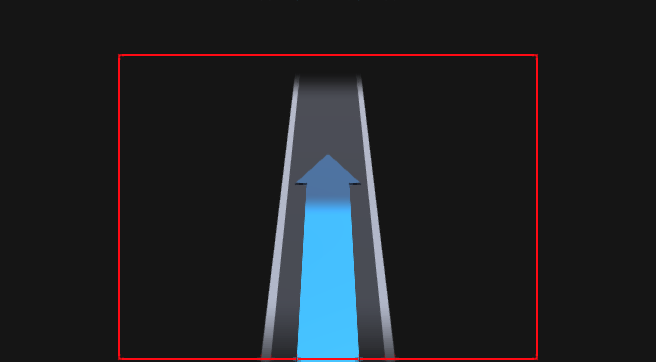
#> input picture output/lane-road-aligned/18-crop-source.png, 656 x 362 px, given in place of 00-crop.ppm, which was not available
$ python capture.py
#> lines starting #> are read from the running program, lines starting #| are printed output that depends on the picture; pictures that were not available may be replaced by others from this repository, and a replacement may not be noted
#!/usr/bin/env python3
"""Capture the actual GLES-compatible preview and assemble review sheets."""
from pathlib import Path
import hashlib
import json
import subprocess
from PIL import Image, ImageDraw, ImageFont, ImageChops, ImageStat

ROOT = Path(__file__).resolve().parents[2]
OUT = ROOT / 'output/lane-road-aligned'
TITLES = [
    ('Съезд справа', '4 полосы · одна предпочтительная'),
    ('Съезд из двух полос', '5 полос · допустимая + предпочтительная'),
    ('Четвёртая от левого края', '8 полос · все полосы до настоящего края видны'),
    ('Правый край широкой дороги', '8 полос · скрыты полосы слева'),
    ('Поворот налево', '5 полос · запас для наконечника'),
    ('Неизвестные направления', '±1000 слева · справа две поворачивающие, одна рекомендована'),
    ('Нет рекомендации', 'не назначаем полосу самостоятельно'),
    ('Рекомендации по разным краям', 'один настоящий край · продолжение с другой стороны'),
    ('Две полосы налево', 'общее ответвление · две полосы и внешний белый край'),
    ('Три полосы налево', 'широкое ответвление · разделители продолжаются в поворот'),
    ('Три налево — средняя основная', 'продолжается в средней · не прижимаем маршрут к краю'),
    ('Три налево — правая основная', 'продолжается в правой · порядок полос сохранён'),
    ('Прямо и направо из одной полосы', 'общее открытое пересечение · обводка под прямой дорогой'),
    ('Защита: пересечение прямой полосы', 'обычный манёвр · направление внешней полосы не меняем'),
    ('Защита: неизвестная внешняя полоса', 'обычный манёвр · не предполагаем разрешённый поворот'),
    ('Защита: неполный список', 'обычный манёвр · нет подтверждения полного набора'),
    ('Защита: пропуск позиции', 'обычный манёвр · не придумываем отсутствующую полосу'),
    ('Защита: другой манёвр', 'стрелка берётся из манёвра · противоречивые полосы не привязываем'),
    ('Без полос: прямо', 'обычный манёвр — полноценный режим'),
    ('Без полос: поворот и боковые дороги', 'ветви независимого манёвра сохраняются'),
    ('Без полос: резкий левый', 'исходная форма и подъём на пересечении'),
    ('Без полос: резкий правый', 'исходная форма и подъём на пересечении'),
    ('Без полос: разворот налево', 'полная геометрия обычного манёвра'),
    ('Без полос: разворот направо', 'полная геометрия обычного манёвра'),
    ('Без полос: круг RHT', 'полный круг и боковые дороги'),
    ('Без полос: круг LHT', 'полный круг и боковые дороги'),
    ('Без полос: съезд', 'продолжение основной дороги'),
    ('Без полос: слияние', 'исходное семейство манёвра'),
    ('Без полос: смена полосы', 'без выдуманной многополосной дороги'),
    ('Без полос: прибытие', 'кольцо и флаг назначения'),
    ('Без полос: выезд с круга', 'исходное семейство манёвра'),
    ('Нет манёвра', 'очистка содержимого'),
    ('Без полос: плавный правый', 'тот же стиль, без дорожной разметки'),
]

def main():
    OUT.mkdir(parents=True, exist_ok=True)
    subprocess.run(['make', '-C', 'tools/lane-road-preview', 'all', 'test'], cwd=ROOT, check=True)
#> (this line was passed over: subprocess is not available in this run)
    binary = ROOT / 'build/lane-road-preview/preview'
    with (OUT / 'capture.log').open('w') as log, (OUT / 'renderer.log').open('w') as errors:
        subprocess.run([str(binary), '--capture', str(OUT)], cwd=ROOT,
                       stdout=log, stderr=errors, check=True, timeout=60)
#> (this line was passed over: subprocess is not available in this run)
    font_path = '/System/Library/Fonts/Supplemental/Arial.ttf'
    title_font = ImageFont.truetype(font_path, 23)
    body_font = ImageFont.truetype(font_path, 16)
    small_font = ImageFont.truetype(font_path, 13)
    sheet = Image.new('RGB', (1120, 132+len(TITLES)*276), '#11161d')
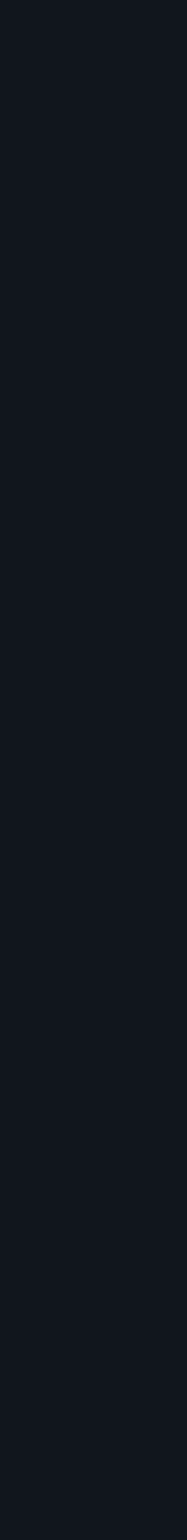
#> sheet: PIL image 1120x9240 RGB (shown at 1/6 size); mean R, G, B 17, 22, 29
    d = ImageDraw.Draw(sheet)
    d.text((24,18), 'LANE ROAD / нативный визуальный эксперимент', font=title_font, fill='#dbe7f2')
    d.text((24,55), 'Схематичные данные · реальный OpenGL, материалы и стрелка maneuver_render', font=body_font, fill='#8393a5')
    d.text((510,97), 'Обрезка 210 × 153', font=body_font, fill='#9cacbc')
    d.text((824,97), 'Полная зона 328 × 180', font=body_font, fill='#9cacbc')
    captures = []
    for c, (title, subtitle) in enumerate(TITLES):
        y = 132+c*276
        d.line((24,y,1096,y), fill='#26303c')
        d.text((24,y+27), f'{c+1:02d}  {title}', font=body_font, fill='#e3edf5')
        # Keep descriptive text within its column.
        words=subtitle.split(); line=''; yy=y+59
        for word in words:
            if d.textlength(line+' '+word,font=small_font)>400:
                d.text((24,yy),line,font=small_font,fill='#879aaa');yy+=20;line=word
            else: line=(line+' '+word).strip()
#> after the loop, line = '4 полосы · одна предпочтительная'; yy = 191
        d.text((24,yy),line,font=small_font,fill='#879aaa')
        for col, kind in enumerate(('crop', 'wide')):
            ppm = OUT / f'{c:02d}-{kind}.ppm'
            im = Image.open(ppm); width, height = im.size
#> in main, im is the input picture: PIL image 656x362 RGB; mean R, G, B 31.3, 33.1, 36.6
#> after `width, height = im.size`: width = 656; height = 362
            im.save(OUT/f'{c:02d}-{kind}-source.png')
            bounds = (59,27,269,180) if kind=='crop' else (0,0,328,180)
            im = im.crop(tuple(round(v*(width/328 if i%2==0 else height/181)) for i,v in enumerate(bounds)))
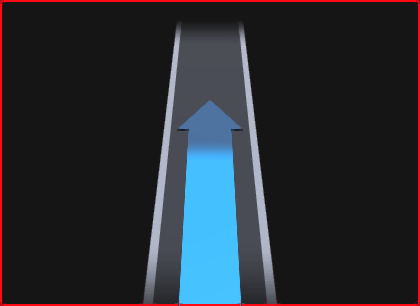
#> im: PIL image 420x306 RGB; mean R, G, B 39.9, 43.2, 49.5
            png=OUT/f'{c:02d}-{kind}.png';im.save(png)
            native=im.resize((210,153) if kind=='crop' else (328,180),Image.Resampling.LANCZOS)
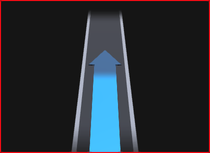
#> native: PIL image 210x153 RGB; mean R, G, B 39.9, 43.2, 49.5
            native.save(OUT/f'{c:02d}-{kind}-native.png')
            tile=im.copy();tile.thumbnail((304,236),Image.Resampling.LANCZOS)
#> after `tile.thumbnail((304, 236), Image.Resampling.LANCZOS)`:
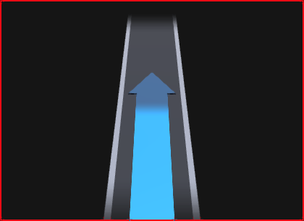
#> tile: PIL image 304x221 RGB; mean R, G, B 39.7, 43.2, 49.5
            sheet.paste(tile,(466+col*326+(304-tile.width)//2,y+20+(236-tile.height)//2))
            captures.append(dict(case=c,area=kind,png=png.name,source_rect=bounds))
            ppm.unlink()
#> pass 2 of the loop in main, `for c, (title, subtitle) in enumerate(TITLES):`:
#> y = 408
#> in main, `yy = y + 59`: yy = 467
#> after the loop in main, `for word in words:`: line = '5 полос · допустимая + предпочтительная'; yy = 467
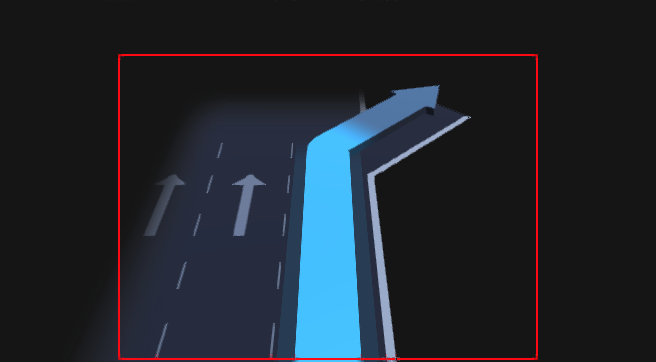
#> input picture output/lane-road-side-streets/00-crop-source.png, 656 x 362 px, given in place of 01-crop.ppm, which was not available
#> in main, im is the input picture: PIL image 656x362 RGB; mean R, G, B 32.2, 37.7, 45.5
#> im: PIL image 420x306 RGB
#> in main, `tile.thumbnail((304, 236), Image.Resampling.LANCZOS)`:
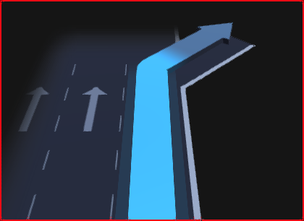
#> tile: PIL image 304x221 RGB; mean R, G, B 41.2, 51.4, 65.5
#> in main, `sheet.paste(tile,(466+col*326+(304-tile.width)//2,y+20+(236-tile.heigh..`:
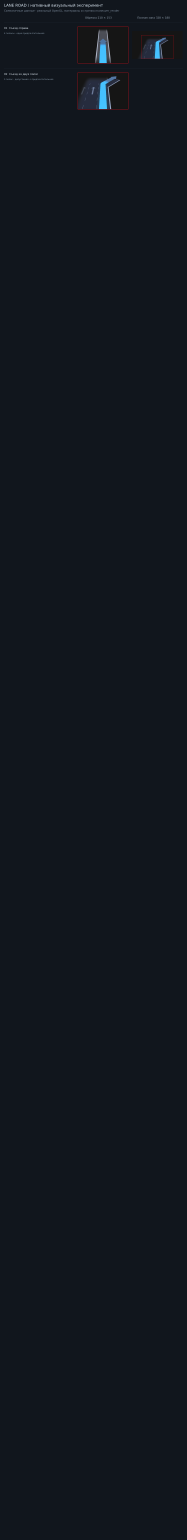
#> sheet: PIL image 1120x9240 RGB (shown at 1/6 size); mean R, G, B 17.5, 22.5, 29.6
    sheet.save(OUT/'comparison.png')
    hero=Image.new('RGB',(1000,530),'#11161d'); hd=ImageDraw.Draw(hero)
    for col,c in enumerate((1,3)):
        hd.text((25+col*500,15),TITLES[c][0],font=title_font,fill='#e3edf5')
        im=Image.open(OUT/f'{c:02d}-crop.png');im.thumbnail((480,420))
        hero.paste(im,(10+col*500+(480-im.width)//2,65))
    hd.text((25,496),'Яркая сплошная — настоящий край. Скрытая сторона продолжается и исчезает фейдом.',font=body_font,fill='#9bacbb')
    hero.save(OUT/'overview.png')
    framed=Image.new('RGB',(1384,914),'#11161d');fd=ImageDraw.Draw(framed)
    native=Image.new('RGB',(704,474),'#11161d');nd=ImageDraw.Draw(native)
    for i,c in enumerate((1,3,2,4)):
        x,y=20+(i%2)*682,20+(i//2)*442
        fd.text((x,y),TITLES[c][0],font=title_font,fill='#e3edf5')
        im=Image.open(OUT/f'{c:02d}-crop-source.png')
        assert im.size==(656,362), f'Expected stock Retina framebuffer, got {im.size}'
        framed.paste(im,(x,y+43))
        nx,ny=16+(i%2)*344,16+(i//2)*232
        nd.text((nx,ny),TITLES[c][0],font=small_font,fill='#e3edf5')
        native.paste(im.resize((328,181),Image.Resampling.LANCZOS),(nx,ny+25))
    fd.text((20,886),'Красная рамка: (59,27) 210×153 внутри исходного 328×181. Ширина стрелки и FOV сохранены.',font=body_font,fill='#9bacbb')
    framed.save(OUT/'framing.png');native.save(OUT/'native-size.png')
    def scene_interior(im):
        scale = im.width / 328
        return im.crop(tuple(round(v * scale) for v in (67,35,261,172)))
    # More physical lanes may appear near the distant external edge now. The
    # primary composition and common context inside the safe crop stay equal.
    a=scene_interior(Image.open(OUT/'00-crop-source.png'))
    b=scene_interior(Image.open(OUT/'03-crop-source.png'))
    assert ImageChops.difference(a,b).getbbox() is None, 'Common lane composition changed'
    # Both stages render the SAME complete source frame, including pavement
    # outside the small crop. Ignore only the diagnostic red-frame strokes and their FXAA footprint.
    for c in (0,1,2,3,4,5,7,8,9,10,11,12):
        a=Image.open(OUT/f'{c:02d}-crop-source.png')
        b=Image.open(OUT/f'{c:02d}-wide-source.png')
        diff=ImageChops.difference(a,b)
        scale=a.width/328
        dd=ImageDraw.Draw(diff)
        for box in ((55,23,63,181),(265,23,273,181),(55,23,273,31),
                    (55,176,273,181),(0,0,328,3),(0,177,328,181),
                    (0,0,3,181),(325,0,328,181)):
            dd.rectangle(tuple(round(v*scale) for v in box), fill=0)
        assert diff.getbbox() is None, f'Case {c}: source road paint changed with crop'
    frame_results=[]
    for line in (OUT/'capture.log').read_text().splitlines():
        if line.startswith('FRAME '):
            t=line.split();assert t[3]=='PASS',line
            frame_results.append(dict(case=int(t[1]),area=t[2],bounds=list(map(float,t[5:9])),
                                      camera=list(map(float,t[10:12])),visible_lanes=int(t[13]),
                                      secondary_width=float(t[15]),hidden_side=int(t[17]),mesh_hash=t[19]))
    assert len(frame_results)==2*len(TITLES)
    for c in range(len(TITLES)):
        small,wide=frame_results[c*2:c*2+2]
        for field in ('camera','secondary_width','mesh_hash'):
            assert small[field]==wide[field], f'Case {c}: stage changed {field}'
        assert all(r['hidden_side'] in (-1,0,1) for r in (small,wide))
        assert wide['visible_lanes']>=small['visible_lanes']
    # The packed eight-lane small stage has room for secondary context after
    # fitting the fixed primary composition. Do not fade immediately at lane 4.
    assert frame_results[2*2]['visible_lanes']>=5, 'Unused small-stage lane space'
    exits=[]
    for line in (OUT/'capture.log').read_text().splitlines():
        if line.startswith('EXIT '):
            t=line.split();exits.append(dict(case=int(t[1]),area=t[2],lanes=int(t[4]),glyph_clearance=float(t[6])))
    assert len(exits)==2*len(TITLES)
    for entry in exits:
        assert entry['glyph_clearance']>=.022-1e-5,entry
        assert entry['lanes']=={0:1,1:2,3:1,4:1,5:2,8:2,9:3,10:3,11:3,12:1}.get(entry['case'],0),entry
    for c in range(len(TITLES)):
        assert exits[c*2]['lanes']==exits[c*2+1]['lanes']
    heads=[]
    for line in (OUT/'capture.log').read_text().splitlines():
        if line.startswith('HEAD '):
            t=line.split();heads.append(dict(case=int(t[1]),area=t[2],minimum=float(t[4]),maximum=float(t[6])))
    assert len(heads)==2*len(TITLES)
    assert all(h['minimum']>=-.1301 and h['maximum']<=.1301 for h in heads)
    alpha=[]
    for line in (OUT/'capture.log').read_text().splitlines():
        if line.startswith('ALPHA '):
            t=line.split();alpha.append(dict(case=int(t[1]),area=t[2],invalid_pixels=int(t[4]),max_excess=int(t[6])))
    assert len(alpha)==2*len(TITLES)
    assert all(a['invalid_pixels']==0 and a['max_excess']<=2 for a in alpha), alpha
    safety=[]
    expected_reasons={6:3,13:7,14:7,15:1,16:2,17:5,**{c:1 for c in range(18,len(TITLES))}}
    for line in (OUT/'capture.log').read_text().splitlines():
        if line.startswith('SAFETY '):
            t=line.split();entry=dict(case=int(t[1]),area=t[2],reason=int(t[4]))
            assert entry['reason']==expected_reasons.get(entry['case'],0),entry
            safety.append(entry)
    assert len(safety)==2*len(TITLES)
    glyphs=[]
    for line in (OUT/'capture.log').read_text().splitlines():
        if line.startswith('GLYPH '):
            t=line.split();glyphs.append(dict(case=int(t[1]),area=t[2],lane=int(t[4]),geometry_hash=t[6]))
    for c in range(len(TITLES)):
        small={g['lane']:g['geometry_hash'] for g in glyphs if g['case']==c and g['area']=='crop'}
        wide={g['lane']:g['geometry_hash'] for g in glyphs if g['case']==c and g['area']=='wide'}
        for lane in small.keys() & wide.keys():
            assert small[lane]==wide[lane], f'Case {c}, lane {lane}: stage changed glyph geometry'
    for f in frame_results:
        if f['case'] in expected_reasons: assert f['visible_lanes']==0,f
    # Different rejected lane inputs must not affect the independent maneuver.
    for kind in ('crop','wide'):
        base=Image.open(OUT/f'13-{kind}.png')
        for c in (14,15,16):
            assert ImageChops.difference(base,Image.open(OUT/f'{c:02d}-{kind}.png')).getbbox() is None
    frames=[]
    for kind,title in (('crop','Малая зона'),('wide','Большая зона — та же стрелка')):
        canvas=Image.new('RGB',(696,422),'#11161d');cd=ImageDraw.Draw(canvas)
        cd.text((20,10),title,font=title_font,fill='#e3edf5')
        canvas.paste(Image.open(OUT/f'02-{kind}-source.png'),(20,50));frames.append(canvas)
    frames[0].save(OUT/'stage-stability.gif',save_all=True,append_images=frames[1:],duration=1100,loop=0)
    # Exercise actual intermediate GPU frames, including a left/right change
    # and lane-road -> safety fallback. Include fully idle frames after the
    # native light settles; both endpoints must exactly match settled scenes.
    transition_dir=OUT/'transition';transition_dir.mkdir(exist_ok=True)
    transitions=[]
    for current,nxt in ((1,2),(3,11),(5,13),(3,19),(19,3),(19,24),(9,10)):
        for ppm in transition_dir.glob('*.ppm'):ppm.unlink()
        with (transition_dir/'capture.log').open('w') as log, (transition_dir/'renderer.log').open('w') as errors:
            subprocess.run([str(binary),'--capture-transition',str(transition_dir),str(current),str(nxt)],
                           cwd=ROOT,stdout=log,stderr=errors,check=True,timeout=60)
        files=sorted(transition_dir.glob('*-crop.ppm'),key=lambda f:int(f.name.split('-')[0]))
        moving=[Image.open(f).convert('RGB') for f in files]
        assert 25<len(moving)<901, 'Native handoff did not run through camera settle'
        endpoint_error=[]
        for frame,c in ((moving[0],current),(moving[-1],nxt)):
            diff=ImageChops.difference(frame,Image.open(OUT/f'{c:02d}-crop-source.png'))
            peak=max(hi for lo,hi in diff.getextrema());mean=max(ImageStat.Stat(diff).mean)
            assert peak==0, f'Transition {current}->{nxt}: endpoint moved ({peak}, {mean})'
            endpoint_error.append(dict(max_channel_error=peak,mean_channel_error=mean))
        hashes={hashlib.sha256(frame.tobytes()).hexdigest() for frame in moving}
        assert len(hashes)>25, 'Transition did not advance'
        travel=[]
        for line in (transition_dir/'capture.log').read_text().splitlines():
            if line.startswith('TRAVEL '):
                t=line.split();travel.append(dict(frame=int(t[1]),x=float(t[3]),y=float(t[4]),rotation=float(t[6]),phase=int(t[8]),fill=float(t[10]),handoff=int(t[12])))
        cache=[tuple(sorted(map(int,line.split()[3:5])))
               for line in (transition_dir/'capture.log').read_text().splitlines() if line.startswith('CACHE ')]
        assert len(cache)==len(moving) and len(set(cache[1:]))==1, 'Scene rebuilt during camera animation'
        assert len(travel)==len(moving)
        distance=max((f['x']**2+f['y']**2)**.5 for f in travel)
        rotation=max(abs(f['rotation']) for f in travel)
        assert distance>1 and rotation>.5, 'Camera did not follow the joined route through its turn'
        assert travel[-1]['phase']==0 and all(abs(travel[-1][k])<1e-5 for k in ('x','y','rotation'))
        departing=[f['fill'] for f in travel if f['handoff']]
        arriving=[f['fill'] for f in travel[1:] if not f['handoff']]
        assert len(set(departing))>5 and departing[-1]==0, 'Old fill did not visibly retreat'
        assert all(b<=a for a,b in zip(departing,departing[1:])), 'Incoming target leaked into departure'
        assert arriving[0]==0 and len(set(arriving))>5, 'New fill appeared instantly at commit'
        assert all(b>=a for a,b in zip(arriving,arriving[1:])), 'New fill did not grow continuously'
        assert arriving[-1]==travel[0]['fill']==.75
        transitions.append(dict(current=current,next=nxt,frames=len(moving),engine='native joined-route',
                                exact_endpoints=True,endpoint_error=endpoint_error,valid_rgba=True,scene_rebuilt_during_animation=False,
                                progress_handoff='retreat to zero, hold through push, refill on commit',
                                max_camera_travel=distance,max_rotation=rotation))
        if current==1:
            moving[0].save(OUT/'maneuver-transition.gif',save_all=True,append_images=moving[1:],
                           duration=[650]+[33]*(len(moving)-2)+[650],loop=0)
            contact=Image.new('RGB',(656*3,362*2))
            for slot,i in enumerate((0,15,30,45,60,len(moving)-1)):
                contact.paste(moving[i],((slot%3)*656,(slot//3)*362))
            contact.save(transition_dir/'contact-sheet.png')
        for ppm in transition_dir.glob('*.ppm'):ppm.unlink()
    manifest=dict(scope='Standalone visual spike; synthetic lane states; real existing renderer shaders/mesh; no live iOS/HUD deployment',
                  binary_sha256=hashlib.sha256(binary.read_bytes()).hexdigest(),
                  baseline='d15e6bf',scene_engine='C++11 cached scene compiler with C ABI',
                  style='shared new road profile, neutral #646464 asphalt',captures=captures,
                  source_size=[328,181],framebuffer_size=[656,362],fov_degrees=40,arrow_width=.14,
                  framing=frame_results,exits=exits,projected_heads=heads,window_alpha=alpha,safety=safety,glyphs=glyphs,
                  transitions=transitions)
    (OUT/'captures.json').write_text(json.dumps(manifest,indent=2)+'\n')
    print(OUT/'comparison.png')

#> (the run stopped early here; a loop or call above may not have finished)
